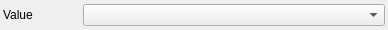
<?xml version="1.0" encoding="UTF-8"?>
<ui version="4.0">
 <class>TypeUiComboProperty</class>
 <widget class="QWidget" name="TypeUiComboProperty">
  <property name="geometry">
   <rect>
    <x>0</x>
    <y>0</y>
    <width>388</width>
    <height>30</height>
   </rect>
  </property>
  <property name="sizePolicy">
   <sizepolicy hsizetype="Fixed" vsizetype="Fixed">
    <horstretch>0</horstretch>
    <verstretch>0</verstretch>
   </sizepolicy>
  </property>
  <property name="windowTitle">
   <string>Form</string>
  </property>
  <layout class="QVBoxLayout" name="verticalLayout">
   <property name="leftMargin">
    <number>3</number>
   </property>
   <property name="topMargin">
    <number>3</number>
   </property>
   <property name="rightMargin">
    <number>3</number>
   </property>
   <property name="bottomMargin">
    <number>3</number>
   </property>
   <item>
    <layout class="QHBoxLayout" name="HorizontalLayout">
     <property name="spacing">
      <number>0</number>
     </property>
     <item>
      <widget class="QLabel" name="Label">
       <property name="minimumSize">
        <size>
         <width>80</width>
         <height>16</height>
        </size>
       </property>
       <property name="maximumSize">
        <size>
         <width>80</width>
         <height>16777215</height>
        </size>
       </property>
       <property name="locale">
        <locale language="English" country="UnitedStates"/>
       </property>
       <property name="text">
        <string>Value</string>
       </property>
      </widget>
     </item>
     <item>
      <widget class="QComboBox" name="ComboBox">
       <property name="minimumSize">
        <size>
         <width>300</width>
         <height>22</height>
        </size>
       </property>
       <property name="locale">
        <locale language="English" country="UnitedStates"/>
       </property>
      </widget>
     </item>
    </layout>
   </item>
  </layout>
 </widget>
 <resources/>
 <connections/>
</ui>
